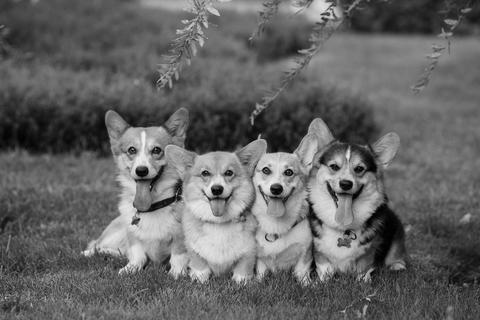
#> input picture yuzhelu2_Lab2/test-image.jpg, 480 x 320 px; the run also reads 2 pictures not shown here
$ jupyter execute --allow-errors yuzhelu2_Lab2.ipynb   (shell and % lines are left out)
#> lines starting #> are read from the running program, lines starting #| are printed output that depends on the picture
# ECE 311 Lab 2: LSI Systems
## Due Date: 2/13 @ 11:59PM on Canvas
In this lab, we will explore Linear Shift-Invariant (LSI) systems and their properties with applications involving toy signals, image filtering, stock data, and even an example of a simple non-linear system. Let's get started!

[cell 1]
# import necessary libraries for this lab
import numpy as np
import scipy.signal as signal
import matplotlib.pyplot as plt

from skimage.io import imread

## Getting Started with Convolution

We remember from ECE 210, that convolution describes how any continuous-time input signal is processed by an LTI system. Given an input $x(t)$ and an LTI system's impulse response $h(t)$, the system output $y(t)$ is given by

$$
y(t) = x(t) * h(t).
$$

Recall that convolution for continous-time signals is defined as

$$
y(t) = \int_{\tau = -\infty}^{\infty}x(\tau)h(t-\tau)d\tau = \int_{\tau=-\infty}^{\infty}x(t-\tau)h(\tau)d\tau.
$$

You have learned in ECE 310 that discrete-time LTI systems also have an impulse response $h[n]$, which is the system response to a unit Kronecker delta $\delta[n]$ input. Thus, we can express the system output given an input signal via discrete-time convolution.

$$
y[n] = x[n] * h[n]
$$

$$
y[n] = \sum_{k=-\infty}^{\infty}x[k]h[n-k] = \sum_{k=-\infty}^{\infty}x[n-k]h[k]
$$

Like the width properties of continuous-time convolution, if $x$ is of length $N$ and $h$ is of length $M$, the result $y$ will be of length $N+M-1$. It is important to note that every LTI system can be represented by a convolution, every system that can be expressed as a convolution is fully described by its impulse response, and any system fully described by its impulse response must be LTI. This means the relationship between LTI systems, convolution, and impulse responses is an "if and only if" relationship; they all imply one another! This is something handy to keep in mind whenever you want to identify and describe an LTI system.

The key function we will use to perform convolutions is the $\textrm{convolve()}$ function in the $\textrm{scipy.signal}$ module. The usage of this function for an example system is as follows:

$$
x[n] = \delta[n]+2\delta[n-2]+3\delta[n-4]
$$

$$
y[n] = x[n]+3x[n-1]
$$

[cell 2]
x = np.array([1, 0, 2, 0, 3]) # input signal
h = np.array([1, 3]) # filter/system's impulse response
y = signal.convolve(x,h) # signal.convolve(in1,in2)

print(y) # verify this result by hand!

Note how we extracted the system's impulse response for the system's Linear Constant Coefficient Difference Equation (LCCDE): we simply replace each $x[n-k]$ with $\delta[n-k]$! This is equivalent to passing $\delta[n]$ as our input signal. Above, our first term takes the present input value and multiplies it by one, and the second term multiplies the most recent input by three. Intuitively, when we flip and shift our filter $h$ for the convolution, we will be applying this system to the input signal at each shift step. The $\textrm{signal.convolve()}$ function assumes the arrays that represent our signals begin at index zero.

# Exercise 1: Implementing LTI Systems

In the below code cell, implement the following LTI systems and plot the system response (using $\textrm{plt.stem()}$) to each of the listed input signals. Comment on the results in the following Markdown cell, i.e. compare and contrast how each system seems to affect each input signal. Remember to use the LCCDE for each system to infer its impulse response!

* System A: $y_a[n] = x[n]-x[n-1]$

* System B: $y_b[n] = \frac{1}{3}x[n]+\frac{1}{3}x[n-1]+\frac{1}{3}x[n-2]$

* $x_1[n] = u[n] - u[n-10], 0\leq n< 20$

* $x_2[n] = \sin\left(\frac{\pi}{20}n\right), 0\leq n< 40$

[cell 3]
# create input signals here:
# Hint: Use np.sin and np.pi!
x_1 = np.array([1, 1, 1, 1, 1, 1, 1, 1, 1, 1, 0, 0, 0, 0, 0, 0, 0, 0, 0, 0])
t_1 = np.linspace(0, 20, 20)

t_2 = np.linspace(0, 40, 40)
x_2 = np.array([np.sin((np.pi / 20) * time) for time in t_2])

# System A
h_a = np.array([1, -1])
y_a1 = signal.convolve(x_1, h_a)
y_a2 = signal.convolve(x_2, h_a)

# plot result for x1
size = (12, 6)
plt.figure(figsize=size)
plt.subplot(121)
plt.stem(y_a1)
plt.title('System A, x1')
plt.xlabel('x1')
plt.ylabel('y1')

# plot result for x2
plt.subplot(122)
plt.stem(y_a2)
plt.title('System A, x2')
plt.xlabel('x2')
plt.ylabel('y2')

# System B
h_b = np.array([1/3, 1/3, 1/3])
y_b1 = signal.convolve(x_1, h_b)
y_b2 = signal.convolve(x_2, h_b)

# plot result for x1
plt.figure(figsize=size)
plt.subplot(121)
plt.stem(y_b1)
plt.title('System B, x1')
plt.xlabel('x1')
plt.ylabel('y1')

# plot result for x2
plt.subplot(122)
plt.stem(y_b2)
plt.title('System B, x2')
plt.xlabel('x2')
plt.ylabel('y2')
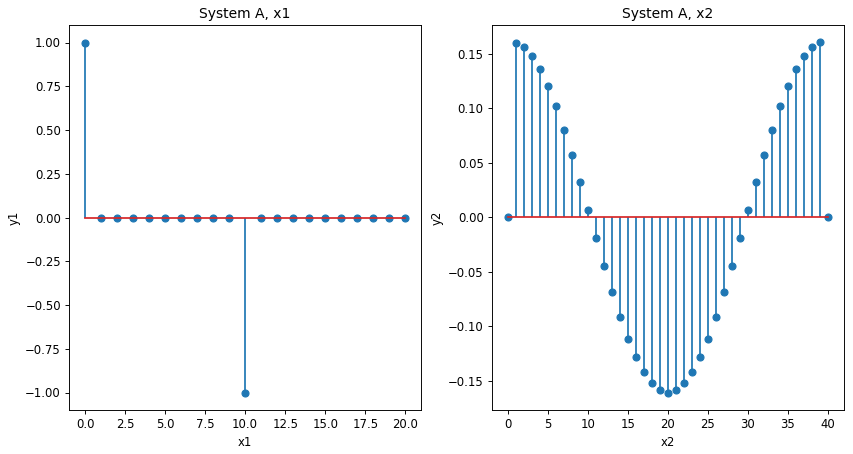
#> figure drawn by matplotlib, 2 panels; panel 1: curve peaks at x = 0, y = 1; panel 2: curve peaks at x = 39, y = 0.16
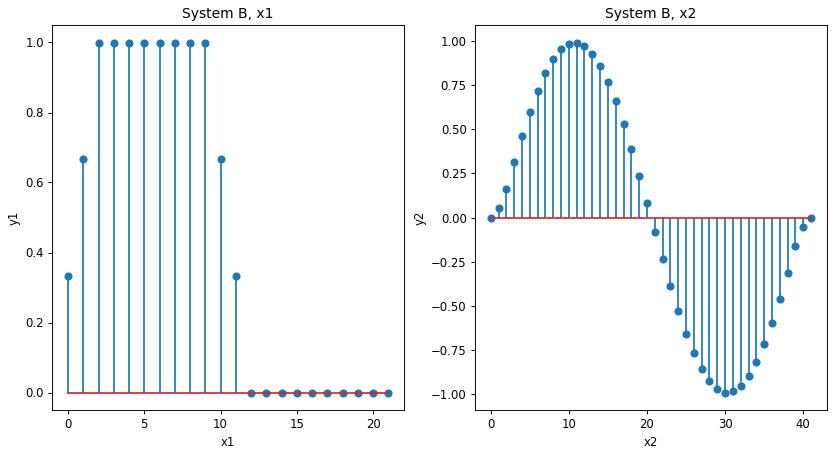
#> figure drawn by matplotlib, 2 panels; panel 1: curve peaks at x = 2, y = 1; panel 2: curve peaks at x = 11, y = 0.991

## Comments here:

(Consider how each system affects the flatter and faster-changing parts of the input signals. What do you think each system is doing?)

Answer: System B takes takes the average of the current and the previous two inputs. System A takes the difference between the current input and the previous input.

# Exercise 2: Bitcoin Pricing Correction

One type of signal could be some non-physical 1D information. An example of this would be stock price or cryptocurrency price data. This data is notoriously noisy and can jump around unpredictably.

Remember that the systems we work with can be either causal or non-causal. A causal system only uses present and past information or values to calculate its present values, while a non-causal system can leverage future information. In this exercise, we will compare causal and non-causal versions of a system to smooth a day's worth of bitcoin price data. We have provided 24 hours of prices with pricing updates every minute (1440 points). The date in question is Christmas Eve Day (12/24), 2017.

#> (a cell that did not finish here is left out)

Pretty noisy, right? Maybe a lot of last-minute Christmas gifts made the price even more unpredictable!

In this exercise, you will implement two length-51 moving average filters on this Bitcoin price data. The first will be causal and the second will be non-causal. Mathematically, we can represent these systems as follows:

$$
y_1[n] = \frac{1}{51}\sum_{i=0}^{50}x[n - i]
$$

$$
y_2[n] = \frac{1}{51}\sum_{i=-25}^{25}x[n - i]
$$

Furthermore, since the moving average filter is an LTI system we may implement it as a convolution using its impulse response. If you are having trouble seeing this, we suggest considering a length-5 moving average filter and "unrolling" the sum to understand that system definition and its impulse response.

Notice that the non-causal filter will require us to access negative indices according to the impulse response of our filter. A natural question to ask is how does the $\textrm{signal.convolve()}$ function perform non-causal convolution? How can you indicate negative indices when making an array for a system's impulse response? This is where the "same" mode comes in! We may use the "same" mode as follows:

```
y = signal.convolve(x, h, 'same'),
```

where $x$ is of length $N$ and $h$ is length $M$. This line of code will first perform regular convolution like the default mode where the first sample of each sequence is assumed to be at $n=0$. Then, it will only keep the center $N$ values (length of first argument/array). This operation is equivalent to zero-centering the second argument/array (```h``` in the above example). You may want to try a couple small examples to convince yourself this is true. The "same" mode will be important to keep in mind throughout this lab and the rest of the course.

**Important Note:** For the following two parts, we have provided the appropriate start and end indices to help us make sure each implementation returns results of the same size and to remove initial condition worries (ramping behavior since we would have fewer than 51 samples as the filter has partial overlap). **Please follow the plotting instructions in the following parts carefully!**

a. Construct the causal filter and apply it to the provided bitcoin price data (apply your causal system to the data in the ``bitcoin_data`` variable). To make sure your output is the same length and matches up correctly in time, please slice the result of convolving ``bitcoin_data`` with your causal filter using ``start`` and ``end``. Note that we do this to create the ``plotting_data`` variable. Plot the original data (``plotting_data``) and your smoothed data on the same plot. **Don't forget to include a legend!**

b. Construct the non-causal filter and apply it to the provided bitcoin price data (``bitcoin_data`` variable). Perform the same ``start`` and ``end`` slicing on your result as in part (a). Plot the original data (``plotting_data``) and your smoothed data on the same plot.

c. Plot the difference signals for each filter on the same plot. Let the difference signal for a system's output be given by

$$
y_d = y - \hat{y},
$$

where $\hat{y}$ is your system output and $y$ is the sliced original data used for plotting, ``plotting_data``.

d. Comment on the results in the following Markdown cell. What is noticeably different between the two sets of smoothed results from the causal and non-causal systems? Is it helpful to know a lot of past information or a decent amount of past and future information?

[cell 5]
# Provided code
L = 51
half_L = 25
start = 50
#> (the rest of this cell did not finish here and is left out)

## Comments for here:

Part 2(d):

Answer: For the non-causal system, the differences between the original data and the smoothed data is a lot smaller than the causal system because of the presence of information about the future inputs. Thus, according to this exercise, knowing a decent amount of past and future information is better than knowing a lot of past information.

# Image Convolution

In ECE 310, we typically focus on the implications of applying LTI systems in the frequency domain of a 1D signal. Our most common idea of a 1D signal is a piece of audio. In this section, we will experiment with image filtering along both axes of an image and see that we can do more than just filtering with convolution.

# Exercise 3: 1D Image Convolution

Apply a 1D length 11 moving average filter on the provided ``test-image.jpg`` image along the:

**Note: we will use the 'same' mode again when using $\textrm{signal.convolve()}$ for this exercise.**

a. Rows

b. Columns

c. Rows then columns (**Hint**: make sure to convolve first along the rows, then use the result of this row-convolution to convolve along the columns!)

d. Columns then rows (**Hint**: make sure to convolve first along the columns, then use the result of this column-convolution to convolve along the rows!)

Plot each of the resulting images and give them unique titles.

e. Comment on the images from the "rows then columns" and "columns then rows" procedures. Are they the same? Explain your answer, why are they the same or different?

[cell 6]
# make filter and load image
image = imread('test-image.jpg')
#> image is the input picture: shape (320, 480); min 0, max 253, mean 101.1
plt.figure(figsize = (12, 6))
plt.imshow(image, 'gray')
plt.title('Original Image')
L = 11
h = np.ones(L) * 1/11 # impulse response of length-11 moving average filter
n_rows, n_cols = image.shape
# Code for 3.a along rows (apply filter to each row independently)
image_row = np.zeros(image.shape)
# Hint: image_row[i, :] = signal.convolve(image[i, :], h, 'same') for each row
for i in range(n_rows):
    image_row[i, :] = signal.convolve(image[i, :], h, 'same')
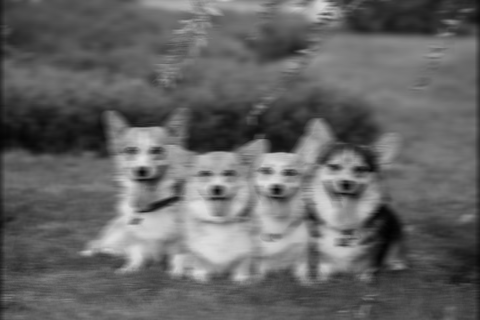
#> image_row: shape (320, 480) float64; min 1.91, max 226.1, mean 100.6
plt.figure(figsize = (12, 6))
plt.imshow(image_row, 'gray')
plt.title('Image Along Rows')

# along the columns (3.b)
image_col = np.zeros(image.shape)
for i in range(n_cols):
    image_col[:, i] = signal.convolve(image[:, i], h, 'same')
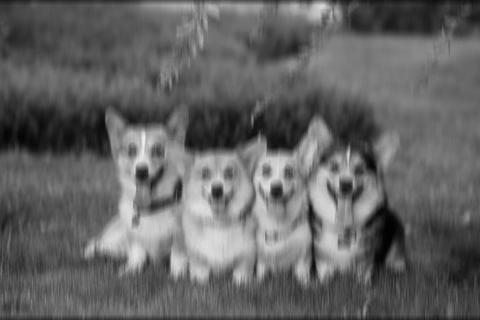
#> image_col: shape (320, 480) float64; min 1.45, max 239, mean 100.2
plt.figure(figsize = (12, 6))
plt.imshow(image_col, 'gray')
plt.title('Image Along Cols')

# rows then columns (3.c)
image_row_col = np.zeros(image.shape)
for i in range(n_rows):
    image_row_col[i, :] = signal.convolve(image[i, :], h, 'same')
for i in range(n_cols):
    image_row_col[:, i] = signal.convolve(image_row_col[:, i], h, 'same')
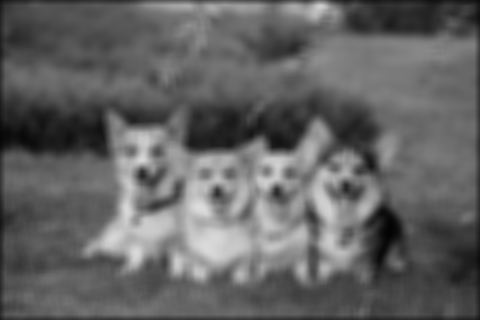
#> image_row_col: shape (320, 480) float64; min 3.58, max 220.9, mean 99.8
plt.figure(figsize = (12, 6))
plt.imshow(image_row_col, 'gray')
plt.title('Image Along Rows Then Columns')


# columns then rows (3.d)
image_col_row = np.zeros(image.shape)
for i in range(n_cols):
    image_col_row[:, i] = signal.convolve(image[:, i], h, 'same')
for i in range(n_rows):
    image_col_row[i, :] = signal.convolve(image_col_row[i, :], h, 'same')
plt.figure(figsize = (12, 6))
plt.imshow(image_col_row, 'gray')
plt.title('Image Along Columns Then Rows')

## Comments here

Part 3(e):

Answer: The images from the "rows then columns" and "columns then rows" seem to be the same. This makes sense because of the commutative property of convolution. Thus, the order of the procedures don't matter.

# Exercise 4: Building an Edge Detector

Let's now apply image convolution to perform edge detection. We will build a simple edge detector step-by-step using the following simple 1D filter:

$$
h[n] = \delta[n] - \delta[n-1]
$$

a. Intuitively or mathematically, what does this filter do to an input signal? In other words, what parts of a signal would give a strong (large magnitude) response and what parts would give a weak (small magnitude) response? You may answer this with a couple signal examples and the result of convolution with $h[n]$ or qualitative intuition.

b. Is this filter causal? Why or why not? In general, is it a problem if an image filter is non-causal? (Hint: consider the contexts in which we can or cannot violate causality.)

**Note**: For the next two parts, please store your results in separate variables. This will make part (e) much cleaner.

c. Apply $h[n]$ along the rows of the ``test-image.jpg`` image. Plot the result with a grayscale color mapping.

d. Apply $h[n]$ along the columns of the ``test-image.jpg`` image. Plot the result with a grascale color mapping.

So far we have checked for edge-like features in the image going along the rows and columns. Imagine these two results as indicating edge strength along the row axis (vertical edges) and column axis (horizontal edges) of the image, respectively. Take a minute to look at the differences between these two resulting images. Can you tell which one is detecting edges within a row and which one is doing so within a column? What would be a sensible way to incorporate these two dimensions of information? Imagine they form a 2D vector and take the norm! More precisely:

$$
I_F(r,c) = \sqrt{\left(I_R(r,c)\right)^2 + \left(I_C(r,c)\right)^2},
$$

where $I_R$ and $I_C$ are the row and column filtered results from parts (c) and (d) above, respectively.

e. Build the final result image $I_F$ according to the above equation. Plot the result again with a grayscale color mapping.

## Comments here

Part 4(a):

Answer: The filter takes the difference between the current input and the previous input. It would give a response of large magnitude when the system input is changing rapidly and there would be a small magnitude response when the system input stays relatively the same.

Part 4(b):

This filter is causal since it does not depend on any future inputs. However, it's not a problem if an image filter is non-causal since we would have access to the entire image already so the filter is able to depend on future and past values.

[cell 7]
# load test-image.jpg
test = imread('test-image.jpg')
n_rows, n_cols = test.shape
h = [1, -1]

# Code for 4.c here:
image_row = np.zeros(test.shape)
for i in range(n_rows):
    image_row[i, :] = signal.convolve(test[i, :], h, 'same')
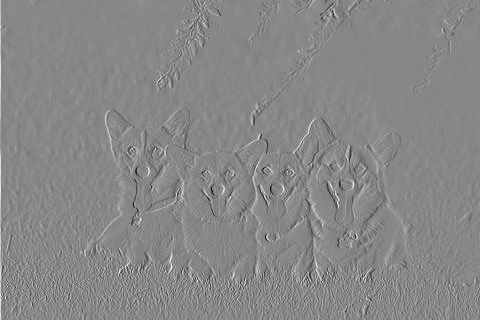
#> image_row: shape (320, 480) float64; min -149, max 131, mean 0.2; drawn with min black and max white
plt.figure(figsize = (12, 6))
plt.imshow(image_row, 'gray')
plt.title('Image Along Rows')

# Code for 4.d here:
image_col = np.zeros(test.shape)
for i in range(n_cols):
    image_col[:, i] = signal.convolve(test[: ,i], h, 'same')
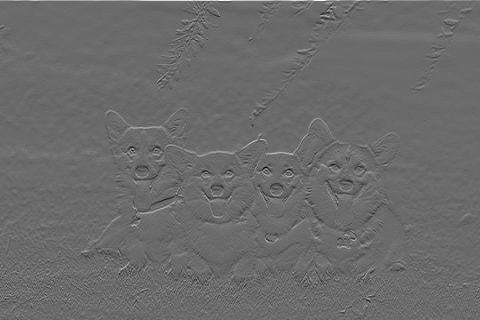
#> image_col: shape (320, 480) float64; min -153, max 210, mean 0.3; drawn with min black and max white
plt.figure(figsize = (12, 6))
plt.imshow(image_col, 'gray')
plt.title('Image Along Columns')

# Code for 4.e here:
edgeDetection = test
for i in range(n_rows):
    for j in range(n_cols):
        edgeDetection[i, j] = np.sqrt((image_row[i, j] ** 2) + (image_col[i, j] ** 2))
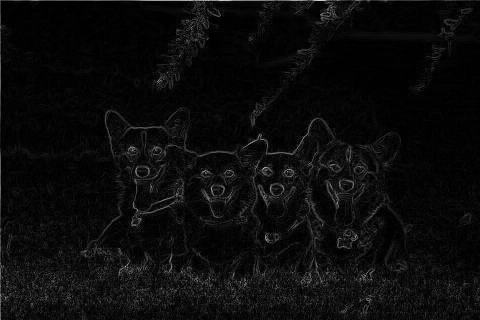
#> edgeDetection: shape (320, 480); min 0, max 210, mean 11.4
#> (the rest of the program and of its run is left out)
